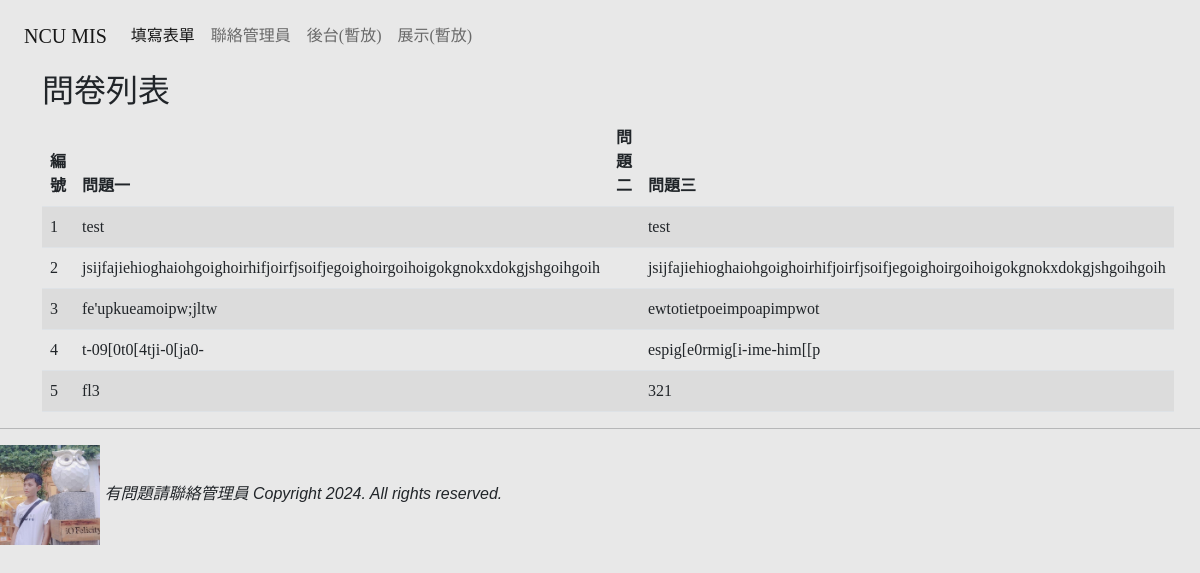
/post/, run on an earlier commit of the app's database.
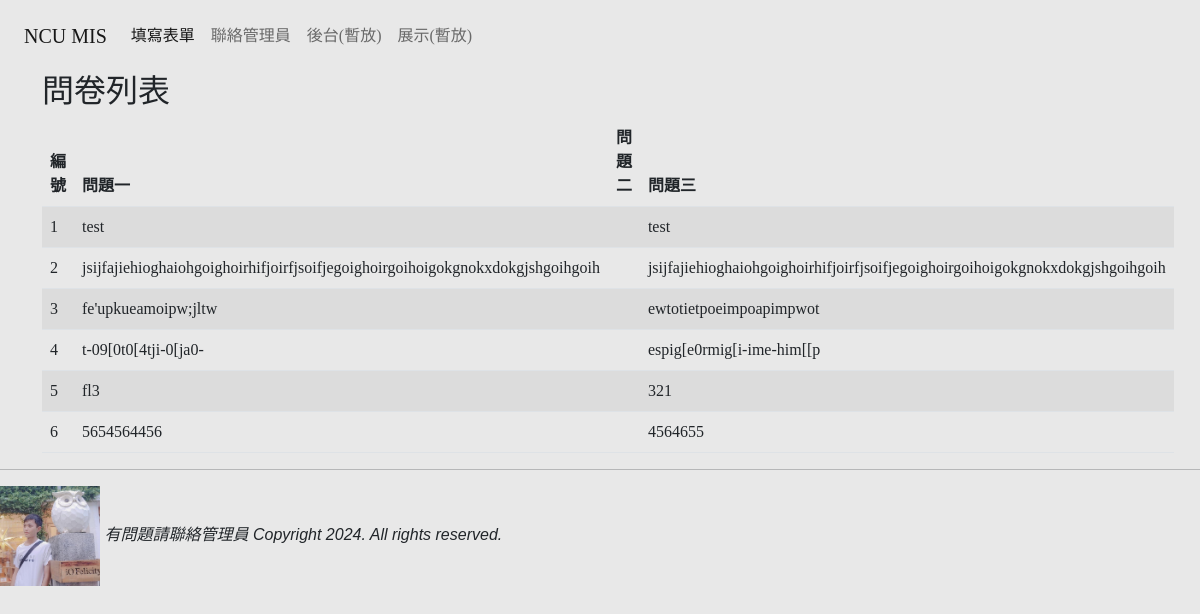
And on a later commit of the database.
### mysite/models.py (models this page shows, shortened)
class Questionnaire(models.Model):
    name = models.CharField(max_length=4, null=False)
    student_ID = models.CharField(max_length=10)
    question1 = models.CharField(max_length=30, null=False)
    trait1 = models.CharField(max_length=10, null=False)
    trait2 = models.CharField(max_length=10, null=False)
    trait3 = models.CharField(max_length=10, null=False)
    question3 = models.TextField(max_length=30, null=False)
    line_id = models.CharField(max_length=20, default='##########')
    instagram = models.CharField(max_length=20, default='##########')

### mysite/views.py (the view)
# urls.py: path("post/", post, name="post"),
def post(request, slug=None):
    questionnaires = models.Questionnaire.objects.all()
    return render(request, 'post.html', locals())

### templates/post.html (shortened to what this page needs)
{% extends "base.html" %}
{% block content %}
<div class='container'>
    <h2>問卷列表</h2>
    <table class="table table-striped">
        <thead>
            <tr>
                <th>編號</th>
                <th>問題一</th>
                <th>問題二</th>
                <th>問題三</th>
            </tr>
        </thead>
        <tbody>
            {% for num in questionnaires %}
            <tr>
                <td>{{ forloop.counter }}</td>
                <td>{{ num.question1 }}</td>
                <td>{{ num.question2 }}</td>
                <td>{{ num.question3 }}</td>
            </tr>
            {% endfor %}
        </tbody>
    </table>
</div>
{% endblock content %}

What changed in the data, as far as the page shows it:
added Questionnaire: question1 "5654564456", question3 "4564655"
